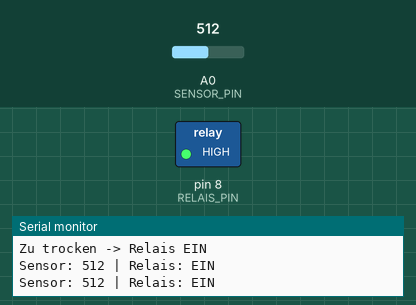
This sketch was run on a simulated Arduino Uno, built with avr-gcc and run on an emulated ATmega328P. Parts: switched loads named in the sketch (green lamp = pin HIGH), the last lines printed to the serial monitor. The inputs (shaded band) are chosen by the test bench; at power-on: A0 (SENSOR_PIN) = 512.

Above: at 1.8 s.
1.9 s: A0 (SENSOR_PIN) set to 268
3.4 s: A0 (SENSOR_PIN) set to 237
At 4.4 s:
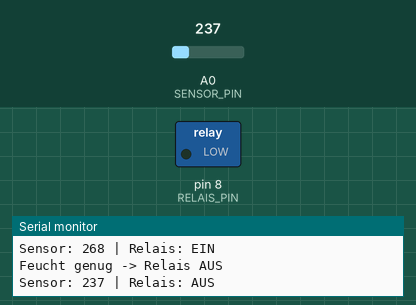
5.5 s: A0 (SENSOR_PIN) set to 382
7.2 s: A0 (SENSOR_PIN) set to 414
At 8.7 s:
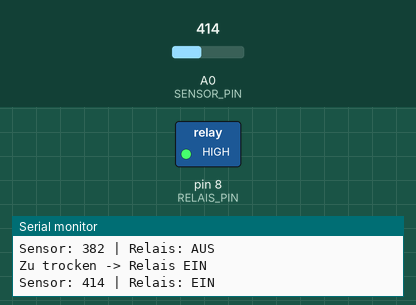
9.5 s: A0 (SENSOR_PIN) set to 122
At 10.3 s:
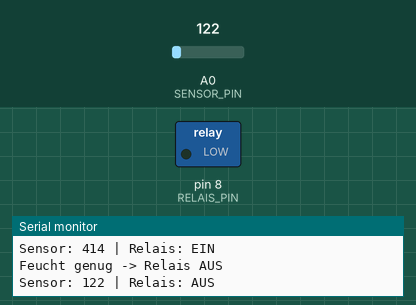
Timing chart, 0 to 12.5 s (numbered marks = the images above; inputs shaded):
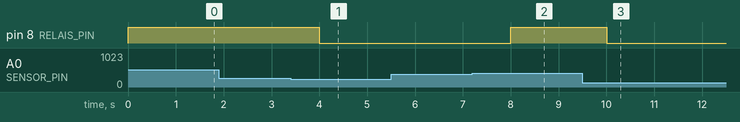

The sketch:

05_giessanlage.ino
```cpp
/**
 * @brief Einfaches Giesssystem mit kapazitivem Bodenfeuchtesensor und Relais.
 *
 * Funktion:
 * - Ist die Erde zu trocken -> Relais EIN (Pumpe/Ventil an)
 * - Ist die Erde wieder feucht genug -> Relais AUS
 *
 * Pinbelegung:
 * - Kapazitiver Feuchtesensor OUT -> A0 (SENSOR_PIN)
 * - Relais IN                  -> D8 (RELAIS_PIN)
 * - Sensor VCC / Relais VCC   -> 5V (oder 3.3V je nach Modul)
 * - Sensor GND / Relais GND   -> GND
 *
 * Hinweis:
 * Die Sensor-Rohwerte sind je nach Sensor unterschiedlich.
 * Bitte TROCKEN_WERT und FEUCHT_WERT nach einer kurzen Messung kalibrieren.
 */

const int SENSOR_PIN = A0;
const int RELAIS_PIN = 8;

// true: groesserer Messwert = trockener
// false: kleinerer Messwert = trockener
const bool HIGHER_VALUE_MEANS_DRY = true;

// Hysterese gegen Flattern:
// - bei "zu trocken" einschalten
// - erst bei "feucht genug" wieder ausschalten
const int TROCKEN_WERT = 400;
const int FEUCHT_WERT = 250;

bool relaisIstAn = false;

bool isTooDry(int sensorValue) {
  if (HIGHER_VALUE_MEANS_DRY) {
    return sensorValue >= TROCKEN_WERT;
  }
  return sensorValue <= TROCKEN_WERT;
}

bool isWetEnough(int sensorValue) {
  if (HIGHER_VALUE_MEANS_DRY) {
    return sensorValue <= FEUCHT_WERT;
  }
  return sensorValue >= FEUCHT_WERT;
}

void setup() {
  Serial.begin(115200);

  pinMode(RELAIS_PIN, OUTPUT);
  digitalWrite(RELAIS_PIN, LOW); // Relais aus

  Serial.println("Giesssystem gestartet");
}

void loop() {
  int sensorValue = analogRead(SENSOR_PIN);

  if (!relaisIstAn && isTooDry(sensorValue)) {
    relaisIstAn = true;
    digitalWrite(RELAIS_PIN, HIGH);
    Serial.println("Zu trocken -> Relais EIN");
  }

  if (relaisIstAn && isWetEnough(sensorValue)) {
    relaisIstAn = false;
    digitalWrite(RELAIS_PIN, LOW);
    Serial.println("Feucht genug -> Relais AUS");
  }

  Serial.print("Sensor: ");
  Serial.print(sensorValue);
  Serial.print(" | Relais: ");
  Serial.println(relaisIstAn ? "EIN" : "AUS");

  delay(1000);
}
```

Measured:
- the behaviour switches between 251 and 250 on A0 (SENSOR_PIN) (found by bisection; images 0 and 1)
- the behaviour switches between 399 and 400 on A0 (SENSOR_PIN) (found by bisection; images 1 and 2)
- after the input at 3.4 s, pin 8 (RELAIS_PIN): HIGH → LOW after 0.60 s
- after the input at 7.2 s, pin 8 (RELAIS_PIN): LOW → HIGH after 0.81 s
- after the input at 9.5 s, pin 8 (RELAIS_PIN): HIGH → LOW after 0.51 s
